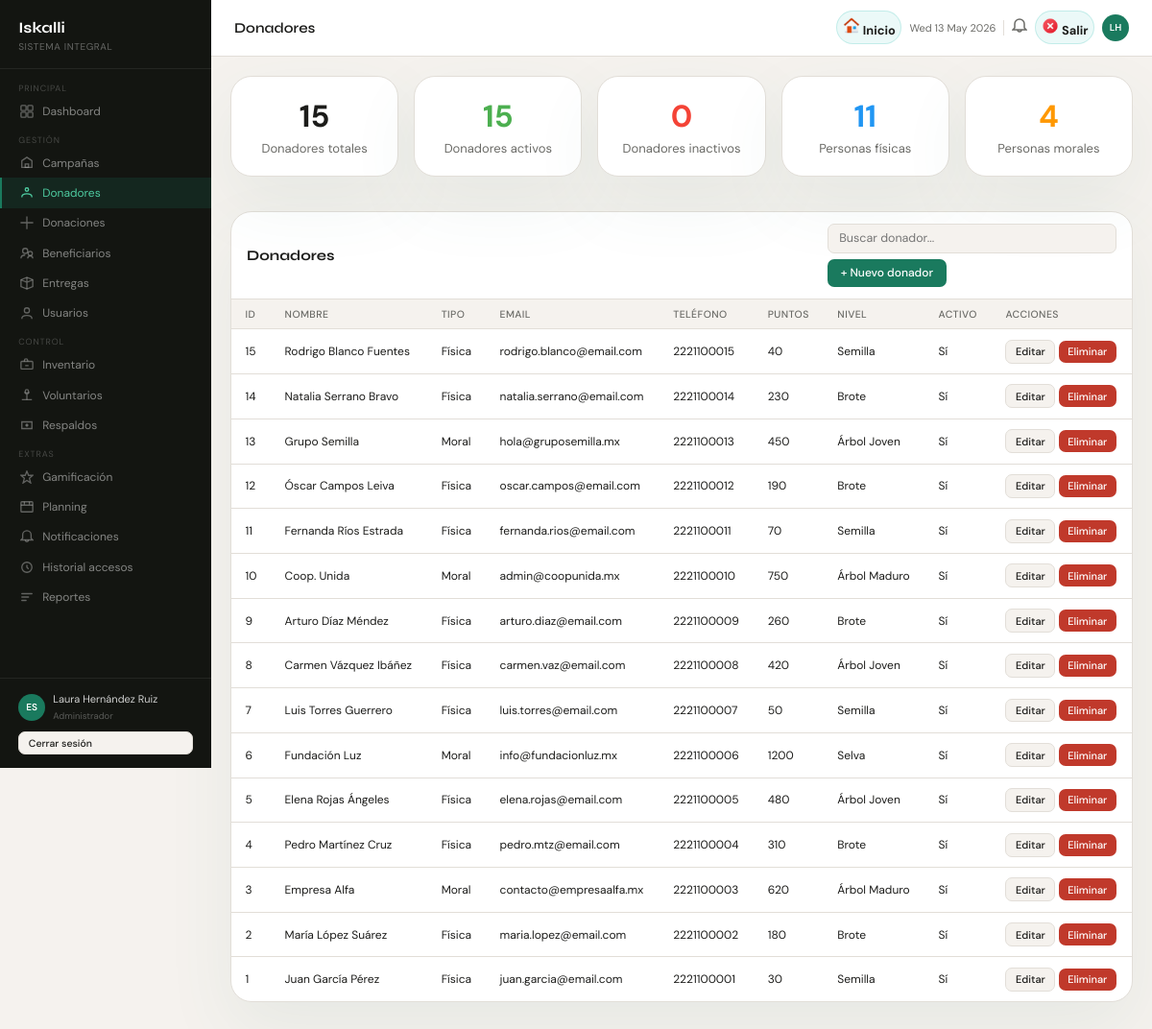
/index.php?pagina=donadores (signed in), run on the app's committed database.
### tables this page shows
CREATE TABLE donadores (
    id_donador        INT          NOT NULL AUTO_INCREMENT,
    id_nivel          INT,
    puntos_acumulados INT          NOT NULL DEFAULT 0,
    email             VARCHAR(150) NOT NULL,
    telefono          VARCHAR(20),
    activo            BOOLEAN      NOT NULL DEFAULT TRUE,
    created_at        DATETIME     NOT NULL DEFAULT CURRENT_TIMESTAMP,
    PRIMARY KEY (id_donador),
    UNIQUE KEY uq_donador_email (email)
);

### models/DonadorModel.php (called while the page is built, shortened)
<?php
class DonadorModel {
    private PDO $db;
    public function __construct(PDO $conexion) {
        $this->db = $conexion;
    }
    public function obtenerTodos(): array {
        $sql = "
            SELECT
                d.id_donador,
                CASE
                    WHEN df.id_donador IS NOT NULL THEN 'Física'
                    WHEN dm.id_donador IS NOT NULL THEN 'Moral'
                    ELSE 'Desconocido'
                END AS tipo_persona,
                COALESCE(dm.razon_social, CONCAT(df.nombre, ' ', df.apellido)) AS nombre_completo,
                COALESCE(df.nombre, '') AS nombre,
                COALESCE(df.apellido, '') AS apellido,
                COALESCE(dm.razon_social, '') AS razon_social,
                d.email,
                d.telefono,
                d.puntos_acumulados,
                COALESCE(ng.nombre, 'Sin nivel') AS nivel,
                d.activo,
                d.created_at
            FROM donadores d
            LEFT JOIN donadores_fisicos df ON d.id_donador = df.id_donador
            LEFT JOIN donadores_morales dm ON d.id_donador = dm.id_donador
            LEFT JOIN niveles_gamificacion ng ON d.id_nivel = ng.id_nivel
            ORDER BY d.id_donador DESC
        ";
        return $this->db->query($sql)->fetchAll();
    }
    public function obtenerTotal(): int {
        $stmt = $this->db->query('SELECT COUNT(*) AS total FROM donadores');
        $row = $stmt->fetch(PDO::FETCH_ASSOC);
        return (int)($row['total'] ?? 0);
    }
    public function obtenerTotalActivos(): int {
        $stmt = $this->db->query("SELECT COUNT(*) AS total FROM donadores WHERE activo = 1");
        $row = $stmt->fetch(PDO::FETCH_ASSOC);
        return (int)($row['total'] ?? 0);
    }
    public function obtenerTotalPorTipo(): array {
        $sql = "
            SELECT
                CASE
                    WHEN df.id_donador IS NOT NULL THEN 'Física'
                    WHEN dm.id_donador IS NOT NULL THEN 'Moral'
                    ELSE 'Desconocido'
                END AS tipo_persona,
                COUNT(*) AS total
            FROM donadores d
            LEFT JOIN donadores_fisicos df ON d.id_donador = df.id_donador
            LEFT JOIN donadores_morales dm ON d.id_donador = dm.id_donador
            GROUP BY
                CASE
                    WHEN df.id_donador IS NOT NULL THEN 'Física'
                    WHEN dm.id_donador IS NOT NULL THEN 'Moral'
                    ELSE 'Desconocido'
                END
        ";
        $stmt = $this->db->query($sql);
        $resultados = $stmt->fetchAll(PDO::FETCH_ASSOC);
        $estadisticas = [];
        foreach ($resultados as $row) {
            $estadisticas[$row['tipo_persona']] = (int)$row['total'];
        }
        return $estadisticas;
    }
}

### functions.php (called while the page is built, shortened)
<?php
function e(string $string): string
{
    return htmlspecialchars($string, ENT_QUOTES, 'UTF-8');
}

### views/pages/DonadoresView.php (the view, shortened to what this page needs)
<?php
require_once 'views/layouts/header.php';
?>
<div style="display:flex;width:100%;">
  <?php require_once 'views/layouts/sidebar.php'; ?>
  <div class="main">
    <?php require_once 'views/layouts/topbar.php'; ?>
    <div class="content">
      <div style="display:flex;gap:16px;margin-bottom:24px;flex-wrap:wrap;">
        <div class="card" style="flex:1;min-width:150px;padding:20px;text-align:center;">
          <div style="font-size:32px;font-weight:700;color:var(--primary);"><?= $total ?></div>
          <div style="font-size:13px;color:var(--muted);margin-top:4px;">Donadores totales</div>
        </div>
        <div class="card" style="flex:1;min-width:150px;padding:20px;text-align:center;">
          <div style="font-size:32px;font-weight:700;color:#4caf50;"><?= $total_activos ?></div>
          <div style="font-size:13px;color:var(--muted);margin-top:4px;">Donadores activos</div>
        </div>
        <div class="card" style="flex:1;min-width:150px;padding:20px;text-align:center;">
          <div style="font-size:32px;font-weight:700;color:#f44336;"><?= $total - $total_activos ?></div>
          <div style="font-size:13px;color:var(--muted);margin-top:4px;">Donadores inactivos</div>
        </div>
        <div class="card" style="flex:1;min-width:150px;padding:20px;text-align:center;">
          <div style="font-size:32px;font-weight:700;color:#2196f3;"><?= $total_por_tipo['Física'] ?? 0 ?></div>
          <div style="font-size:13px;color:var(--muted);margin-top:4px;">Personas físicas</div>
        </div>
        <div class="card" style="flex:1;min-width:150px;padding:20px;text-align:center;">
          <div style="font-size:32px;font-weight:700;color:#ff9800;"><?= $total_por_tipo['Moral'] ?? 0 ?></div>
          <div style="font-size:13px;color:var(--muted);margin-top:4px;">Personas morales</div>
        </div>
      </div>
      <div class="card">
        <div class="card-header">
          <h3>Donadores</h3>
          <div class="toolbar">
            <input type="text" class="search-input" placeholder="Buscar donador..." oninput="filtrarTabla(this,'tabla-donadores')">
            <a href="<?= BASE_URL ?>/index.php?pagina=donadores&accion=crear" class="btn btn-primary">+ Nuevo donador</a>
          </div>
        </div>
        <table id="tabla-donadores">
          <thead>
            <tr>
              <th>ID</th>
              <th>Nombre</th>
              <th>Tipo</th>
              <th>Email</th>
              <th>Teléfono</th>
              <th>Puntos</th>
              <th>Nivel</th>
              <th>Activo</th>
              <th>Acciones</th>
            </tr>
          </thead>
          <tbody>
            <?php foreach ($donadores as $donador): ?>
              <tr>
                <td><?= e((string) $donador['id_donador']) ?></td>
                <td><?= e($donador['nombre_completo']) ?></td>
                <td><?= e(ucfirst($donador['tipo_persona'])) ?></td>
                <td><?= e($donador['email']) ?></td>
                <td><?= e($donador['telefono'] ?? '-') ?></td>
                <td><?= e((string) $donador['puntos_acumulados']) ?></td>
                <td><?= e($donador['nivel'] ?? '—') ?></td>
                <td><?= $donador['activo'] ? 'Sí' : 'No' ?></td>
                <td>
                  <a href="<?= BASE_URL ?>/index.php?pagina=donadores&accion=editar&id=<?= e((string) $donador['id_donador']) ?>" class="btn btn-secondary btn-sm">Editar</a>
                  <a href="<?= BASE_URL ?>/index.php?pagina=donadores&accion=eliminar&id=<?= e((string) $donador['id_donador']) ?>" class="btn btn-danger btn-sm" onclick="return confirm('¿Eliminar este donador?');">Eliminar</a>
                </td>
              </tr>
            <?php endforeach; ?>
          </tbody>
        </table>
      </div>
    </div>
  </div>
</div>
<?php require_once 'views/layouts/footer.php'; ?>

### public/css/ModulosAdmi.css (style rules this page uses)
:root { --accent: #1A7A5E; --accent2: #15624B; --sidebar: #131511; --bg: #F5F2EE; --surface: #FFFFFF; --danger: #C0392B; --amber: #C68B0A; --blue: #3B6FD4; --pink: #993556; --text: #1C1C1A; --muted: #6B6B67; --border: #E2DED8; --radius: 10px; }
*, *::before, *::after { box-sizing: border-box; margin: 0; padding: 0; }
body { font-family: 'DM Sans', sans-serif; background: var(--bg); color: var(--text); display: flex; min-height: 100vh; font-size: 14px; }
a { text-decoration: none; color: inherit; }
.main { margin-left: 220px; flex: 1; display: flex; flex-direction: column; min-height: 100vh; }
.content { padding: 1.25rem; flex: 1; }
.card { background: var(--surface); border: 1px solid var(--border); border-radius: var(--radius); overflow: hidden; margin-bottom: 12px; }
.card-header { padding: .75rem 1rem; border-bottom: 1px solid var(--border); display: flex; align-items: center; justify-content: space-between; gap: 8px; flex-wrap: wrap; }
.card-header h3 { font-family: 'Syne', sans-serif; font-size: 15px; font-weight: 700; }
.toolbar { display: flex; align-items: center; gap: 6px; flex-wrap: wrap; }
input[type=text], input[type=email], input[type=date], input[type=number], input[type=tel], input[type=password], select, textarea { font-family: 'DM Sans', sans-serif; font-size: 12.5px; border: 1px solid var(--border); border-radius: 7px; padding: .42rem .7rem; background: var(--bg); color: var(--text); outline: none; transition: border .15s; width: 100%; }
.search-input { width: 185px; }
table { width: 100%; border-collapse: collapse; font-size: 12px; }
thead th { padding: .55rem .9rem; text-align: left; font-size: 10.5px; color: var(--muted); font-weight: 500; text-transform: uppercase; letter-spacing: .04em; border-bottom: 1px solid var(--border); background: var(--bg); }
tbody td { padding: .65rem .9rem; border-bottom: 1px solid var(--border); vertical-align: middle; }
tbody tr:last-child td { border-bottom: none; }
.btn { font-family: 'DM Sans', sans-serif; font-size: 12px; font-weight: 500; padding: .4rem .85rem; border-radius: 7px; cursor: pointer; border: none; transition: all .15s; display: inline-flex; align-items: center; gap: 5px; text-decoration: none; }
.btn-primary { background: var(--accent); color: #fff; }
.btn-secondary { background: var(--bg); color: var(--text); border: 1px solid var(--border); }
.btn-danger { background: var(--danger); color: #fff; }
.btn-sm { padding: .28rem .6rem; font-size: 11px; }
.card { background: var(--card-bg, #ffffff); border: 1px solid var(--border, #c8efeb); border-radius: 22px; overflow: hidden; box-shadow: 0 28px 70px rgba(61,133,115,0.08); }
.card-header { background: transparent; }

### data on the page
donadores: id_donador "15", nombre_completo "Rodrigo Blanco Fuentes", tipo_persona "Física", email "rodrigo.blanco@email.com", telefono "2221100015", puntos_acumulados "40", nivel "Semilla", activo "Sí"
donadores: id_donador "14", nombre_completo "Natalia Serrano Bravo", tipo_persona "Física", email "natalia.serrano@email.com", telefono "2221100014", puntos_acumulados "230", nivel "Brote", activo "Sí"
donadores: id_donador "13", nombre_completo "Grupo Semilla", tipo_persona "Moral", email "hola@gruposemilla.mx", telefono "2221100013", puntos_acumulados "450", nivel "Árbol Joven", activo "Sí"
donadores: id_donador "12", nombre_completo "Óscar Campos Leiva", tipo_persona "Física", email "oscar.campos@email.com", telefono "2221100012", puntos_acumulados "190", nivel "Brote", activo "Sí"
donadores: id_donador "11", nombre_completo "Fernanda Ríos Estrada", tipo_persona "Física", email "fernanda.rios@email.com", telefono "2221100011", puntos_acumulados "70", nivel "Semilla", activo "Sí"
donadores: id_donador "10", nombre_completo "Coop. Unida", tipo_persona "Moral", email "admin@coopunida.mx", telefono "2221100010", puntos_acumulados "750", nivel "Árbol Maduro", activo "Sí"
donadores: id_donador "9", nombre_completo "Arturo Díaz Méndez", tipo_persona "Física", email "arturo.diaz@email.com", telefono "2221100009", puntos_acumulados "260", nivel "Brote", activo "Sí"
donadores: id_donador "8", nombre_completo "Carmen Vázquez Ibáñez", tipo_persona "Física", email "carmen.vaz@email.com", telefono "2221100008", puntos_acumulados "420", nivel "Árbol Joven", activo "Sí"
donadores: id_donador "7", nombre_completo "Luis Torres Guerrero", tipo_persona "Física", email "luis.torres@email.com", telefono "2221100007", puntos_acumulados "50", nivel "Semilla", activo "Sí"
donadores: id_donador "6", nombre_completo "Fundación Luz", tipo_persona "Moral", email "info@fundacionluz.mx", telefono "2221100006", puntos_acumulados "1200", nivel "Selva", activo "Sí"
donadores: id_donador "5", nombre_completo "Elena Rojas Ángeles", tipo_persona "Física", email "elena.rojas@email.com", telefono "2221100005", puntos_acumulados "480", nivel "Árbol Joven", activo "Sí"
donadores: id_donador "4", nombre_completo "Pedro Martínez Cruz", tipo_persona "Física", email "pedro.mtz@email.com", telefono "2221100004", puntos_acumulados "310", nivel "Brote", activo "Sí"
donadores: id_donador "3", nombre_completo "Empresa Alfa", tipo_persona "Moral", email "contacto@empresaalfa.mx", telefono "2221100003", puntos_acumulados "620", nivel "Árbol Maduro", activo "Sí"
donadores: id_donador "2", nombre_completo "María López Suárez", tipo_persona "Física", email "maria.lopez@email.com", telefono "2221100002", puntos_acumulados "180", nivel "Brote", activo "Sí"
donadores: id_donador "1", nombre_completo "Juan García Pérez", tipo_persona "Física", email "juan.garcia@email.com", telefono "2221100001", puntos_acumulados "30", nivel "Semilla", activo "Sí"

### other printed values
$_SESSION['usuario'] "Laura Hernández Ruiz"
$_SESSION['rol'] "Administrador"
$titulo_pagina "Donadores"
$iniciales "LH"
$total "15"
$total_activos "15"
$total - $total_activos "0"
$total_por_tipo['Física'] "11"
$total_por_tipo['Moral'] "4"
